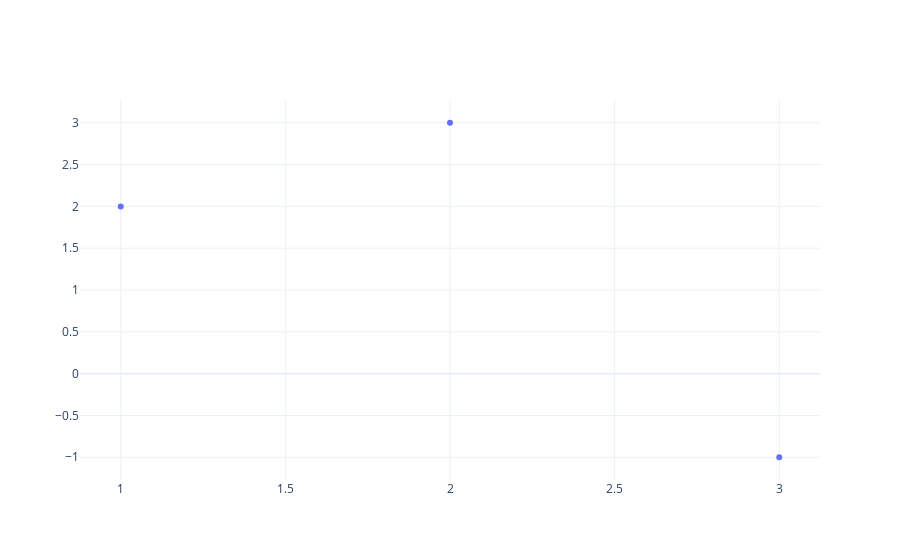

Write notebook code for a chart like this one.
### Markdown cell above
`-` 예시3

### Code cell
fig = go.Figure()
scatter = go.Scatter(
    x=[1,2,3],y=[2,3,-1],
    mode='markers'
)
fig.add_trace(scatter)

### Figure 1 — Plotly figure (JSON) as saved in the notebook; plotly's stock layout.template omitted (floating-point values rounded to 4 significant figures)
{"data": [{"mode": "markers", "type": "scatter", "x": [1, 2, 3], "y": [2, 3, -1]}], "layout": {"autosize": true, "xaxis": {"autorange": true, "range": [0.8824, 3.118], "type": "linear"}, "yaxis": {"autorange": true, "range": [-1.33, 3.33], "type": "linear"}}}
